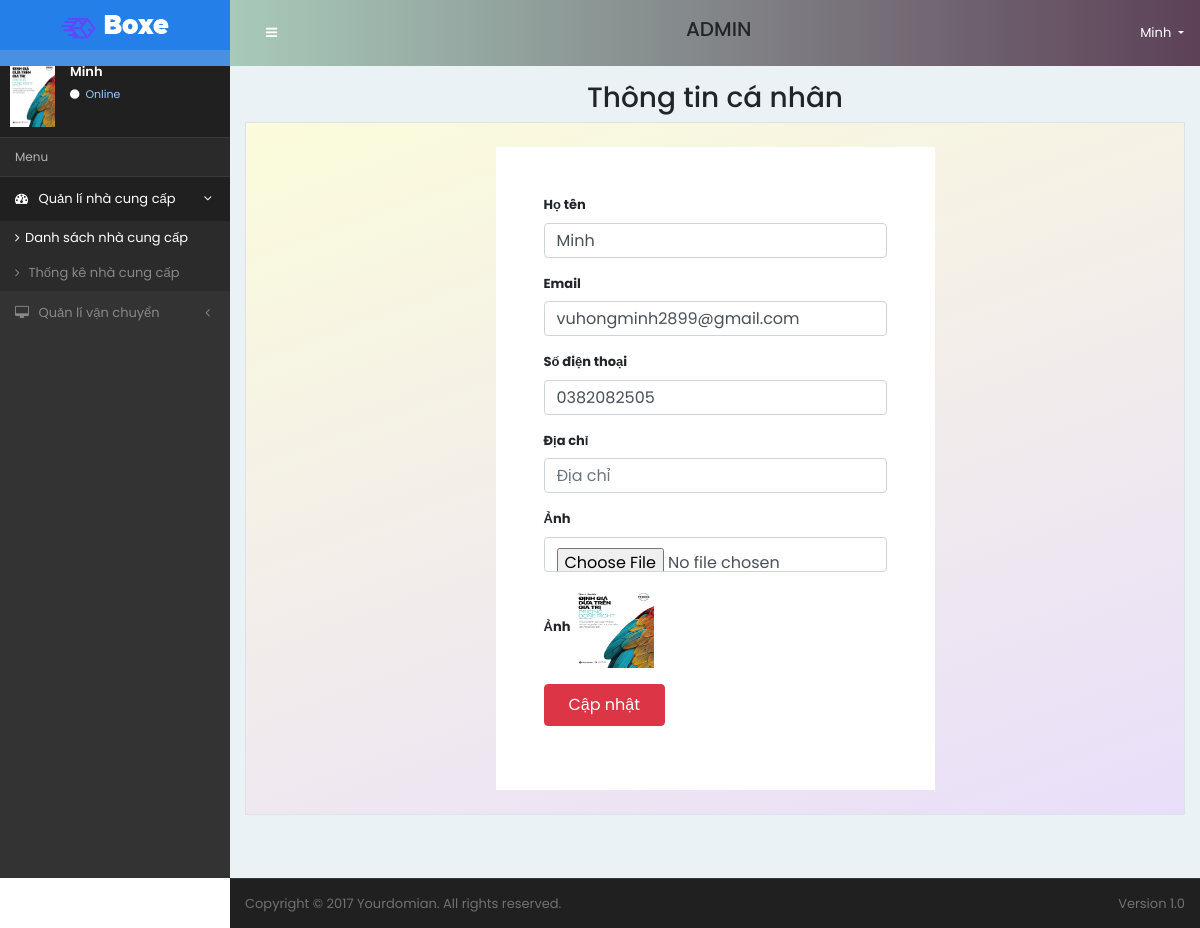
The page /Admin/Profile (signed in) on the database its author committed.
### tables this page shows
CREATE TABLE `users` (
  `id` int(11) NOT NULL,
  `username` varchar(50) NOT NULL,
  `password` varchar(300) NOT NULL,
  `ten` varchar(50) NOT NULL,
  `email` varchar(50) NOT NULL,
  `sdt` varchar(50) NOT NULL,
  `diachi` varchar(50) NOT NULL,
  `img` varchar(50) NOT NULL,
  `quyen` int(100) NOT NULL DEFAULT 0
);

### mvc/core/Controller.php (called while the page is built, shortened)
<?php
class Controller{
    public function view($view,$data=[]){
        require_once "./mvc/views/".$view.".php";
    }
    }
?>

### mvc/core/App.php (called while the page is built, shortened)
<?php
class App{
    protected $action="SayHi";
    function __construct()
    {
         $arr=$this->UrlProcess();
            if( isset($arr[0])){
            if(file_exists("./mvc/controllers/".$arr[0].".php") ){
                unset($arr[0]);
            }}
            $this->controller = new $this->controller;
        if(isset($arr[1])){
            if(method_exists($this->controller,$arr[1])){
                 $this->action=$arr[1];
            }
            unset($arr[1]);
        }
        $this->params=$arr?array_values($arr):[];
        call_user_func_array([$this->controller,$this->action],$this->params);
    }
    function UrlProcess(){
        if(isset($_GET["url"])){
             return explode("/",filter_var(trim($_GET['url'])));
        }
    }
}
?>

### index.php (called while the page is built, shortened)
<?php
$myApp=new App();
?>

### mvc/core/DB.php (called while the page is built, shortened)
<?php
class DB{
    protected $servername="localhost";
    protected $username="root";
    protected $password="";
    protected $dbname="ltw";
    public function __construct() {
        $this->con=new mysqli($this->servername,$this->username,$this->password,$this->dbname);
    }
}
?>

### mvc/models/User.php (called while the page is built, shortened)
<?php
class User extends DB{
    public function chitietUser($username){
        $sql="select * from users where username='$username'";
        $query=mysqli_query($this->con,$sql);
        $row=mysqli_fetch_row($query);
        return $row;
    }
}
?>

### mvc/views/pages/profile.php (the view, shortened to what this page needs)
<?php
if(isset($data['User'])){
    $user=$data['User'];
}
?>
<section id=contact>
    <div class="container mb-5">
      <header class="header-title text-center ">
        <h3 class="">Thông tin cá nhân</h3>
    </header>
      <div class="row border " style="background-image: linear-gradient(-20deg, #e9defa 0%, #fbfcdb 100%);">
      <div class="col-md-3"></div>
        <div class="col-md-6 my-4 ">
          <form action="<?php if(isset($_SESSION['user'])){ echo "Users";} else if(isset($_SESSION['admin'])){echo "Admin";}?>/CapNhatProfile" class="p-5 bg-white " method="POST" enctype="multipart/form-data">
            <div class="row form-group">
              <div class="col-md-12 mb-3 mb-md-0">
                <label class="text-black  font-weight-bold" for="fname" >Họ tên</label>
                <input type="text" name="name" class="form-control" placeholder="Họ" value="<?php echo $user[3];?>">
              </div>
            </div>
            <div class="row form-group">
              <div class="col-md-12">
                <label class="text-black  font-weight-bold" for="email">Email</label>
                <input type="email" id="email" class="form-control" name="email" placeholder="Nhập email của bạn" value="<?php echo $user[4];?>">
              </div>
            </div>
            <div class="row form-group">
              <div class="col-md-12">
                <label class="text-black  font-weight-bold" for="message">Số điện thoại</label>
                <input type="subject" id="sdt" name="sdt" class="form-control" placeholder="Số điện thoại" value="<?php echo $user[5];?>">
              </div>
            </div>
            <div class="row form-group">
              <div class="col-md-12">
                <label class="text-black  font-weight-bold" for="message">Địa chỉ</label>
                <input type="subject" id="sdt" name="diachi" class="form-control" placeholder="Địa chỉ" value="<?php echo $user[6];?>">
              </div>
            </div>
            <div class="row form-group">
              <div class="col-md-12">
                <label class="text-black  font-weight-bold" for="message">Ảnh</label>
                <input type="file" id="sdt" name="img" class="form-control" placeholder="Địa chỉ" >
              </div>
            </div>
            <div class="row form-group">
              <div class="col-md-12">
                <label class="text-black  font-weight-bold" for="message">Ảnh</label>
                <img src="<?php echo "./public/images/$user[7]";?>" alt="" style="width: 80px;height: 80px;">
              </div>
            </div>
            <div class="row form-group">
              <div class="col-md-12">
                <input type="submit" value="Cập nhật" class="btn btn-danger py-2 px-4 text-white" name="updateprofile">
              </div>
            </div>
          </form>
        </div>
      </div>
    </div>
    </div>

### rows shown on the page
users: name "Minh", email "vuhongminh2899@gmail.com", sdt "0382082505", img (picture)

### other values the page prints
$_SESSION["admin"][3] "Minh"
